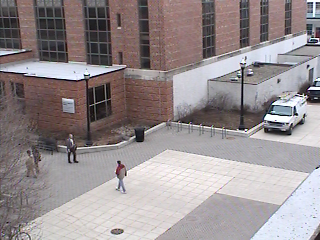
#> input picture OSU_Dataset/RGB/img_00052.bmp, 320 x 240 px, given in place of img_00041.bmp, which was not available
$ jupyter execute --allow-errors 'main - experimenting.ipynb'   (Python 2 division)
#> lines starting #> are read from the running program, lines starting #| are printed output that depends on the picture; pictures that were not available may be replaced by others from this repository, and a replacement may not be noted
### auto_tsmo.py
import cv2
import otsu

def full_method(img, L=256, M=64):
    hist = cv2.calcHist(
        [img],
        channels=[0],
        mask=None,
        histSize=[L],
        ranges=[0, L]
    )
    thresholds = otsu.modified_TSMO(hist, M=M, L=L)
    masks = otsu.multithreshold(img, thresholds)
    return thresholds, masks

### otsu.py
import numpy as np


def multithreshold(img, thresholds):
    """Multithreshold a single-channel image using provided thresholds.

    Returns boolean mask indices.
    """
    masks = np.zeros((len(thresholds) + 1, img.shape[0], img.shape[1]), bool)
    for i, t in enumerate(sorted(thresholds)):
        masks[i+1] = (img > t)
    masks[0] = ~masks[1]
    for i in range(1, len(masks) - 1):
        masks[i] = masks[i] ^ masks[i+1]
    return masks


def otsu_method(hist):
    """
    Optimized implementation of Otsu's Method algorithm.

    Adapted from https://github.com/subokita/Sandbox/blob/master/otsu.py and the Matlab implementation on Wikipedia.
    """
    num_bins = hist.shape[0]
    total = hist.sum()
    sum_total = np.dot(range(0, num_bins), hist)

    weight_background = 0.0
    sum_background = 0.0

    optimum_value = 0
    maximum = -np.inf

    for t in range(0, num_bins):
        # background weight will be incremented, while foreground's will be reduced
        weight_background += hist.item(t)
        if weight_background == 0:
            continue
        weight_foreground = total - weight_background
        if weight_foreground == 0:
            break

        sum_background += t * hist.item(t)
        mean_foreground = (sum_total - sum_background) / weight_foreground
        mean_background = sum_background / weight_background

        inter_class_variance = weight_background * weight_foreground * \
            (mean_background - mean_foreground) ** 2

        # find the threshold with maximum variances between classes
        if inter_class_variance > maximum:
            optimum_value = t
            maximum = inter_class_variance
    return optimum_value, maximum


def otsu(hist):
    pos, val = otsu_method(hist)
    return pos


def normalised_histogram_binning(hist, M=32, L=256):
    """Normalised histogram binning"""
    norm_hist = np.zeros((M, 1), dtype=np.float32)
    N = L // M
    counters = [range(x, x+N) for x in range(0, L, N)]
    for i, C in enumerate(counters):
        norm_hist[i] = 0
        for j in C:
            norm_hist[i] += hist[j]
    norm_hist = (norm_hist / norm_hist.max()) * 100
    return norm_hist


def find_valleys(H):
    """Valley estimation on *H*, H should be normalised-binned-grouped histogram."""
    hsize = H.shape[0]
    probs = np.zeros((hsize, 1), dtype=int)
    costs = np.zeros((hsize, 1), dtype=float)
    for i in range(1, hsize-1):
        if H[i] > H[i-1] or H[i] > H[i+1]:
            probs[i] = 0
        elif H[i] < H[i-1] and H[i] == H[i+1]:
            probs[i] = 1
            costs[i] = H[i-1] - H[i]
        elif H[i] == H[i-1] and H[i] < H[i+1]:
            probs[i] = 3
            costs[i] = H[i+1] - H[i]
        elif H[i] < H[i-1] and H[i] < H[i+1]:
            probs[i] = 4
            costs[i] = (H[i-1] + H[i+1]) - 2*H[i]
        elif H[i] == H[i-1] and H[i] == H[i+1]:
            probs[i] = probs[i-1]
            costs[i] = probs[i-1]
    for i in range(1, hsize-1):
        if probs[i] != 0:
            # floor devision. if > 4 = 1, else 0
            probs[i] = (probs[i-1] + probs[i] + probs[i+1]) // 4
    valleys = [i for i, x in enumerate(probs) if x > 0]
    # if maximum is not None and maximum < len(valleys):
    # valleys = sorted(valleys, key=lambda x: costs[x])[0:maximum]
    return valleys


def valley_estimation(hist, M=32, L=256):
    """Valley estimation for histogram. L should be divisible by M."""
    # Normalised histogram binning
    norm_hist = normalised_histogram_binning(hist, M, L)
    valleys = find_valleys(norm_hist)
    return valleys


def threshold_valley_regions(hist, valleys, N):
    """Perform Otsu's method over estimated valley regions.

    Returns:
        list: thresholds ordered by greatest intra-class variance.
    """
    thresholds = []
    for valley in valleys:
        start_pos = (valley * N) - N
        end_pos = (valley + 2) * N
        h = hist[start_pos:end_pos]
        sub_threshold, val = otsu_method(h)
        thresholds.append((start_pos + sub_threshold, val))
    thresholds.sort(key=lambda x: x[1], reverse=True)
    thresholds, values = [list(t) for t in zip(*thresholds)]
    return thresholds


def modified_TSMO(hist, M=32, L=256):
    """Modified Two-Stage Multithreshold Otsu Method.

    Implemented based on description in:
    Huang, D. Y., Lin, T. W., & Hu, W. C. (2011).
    Automatic multilevel thresholding based on two-stage Otsu’s method with cluster determination by valley estimation.
    International Journal of Innovative Computing, Information and Control, 7(10), 56315644.

    Args:
       hist: Histogram of grayscale image.

    Returns:
        list: List of detected thresholds ordered by greatest intra-class variance.
    """

    N = L // M
    valleys = valley_estimation(hist, M, L)
    thresholds = threshold_valley_regions(hist, valleys, N)
    return thresholds

### HistogramOfOpticalFlow.py
import numpy as np
from scipy import sqrt, pi, arctan2, cos, sin
from scipy.ndimage import uniform_filter
from skimage.feature import hog
import cv2

''' Taken with modifications from Scikit-Image version of HOG '''

''' Fix HOF: last orientation should be 'no motion' cell '''


def getFlow(imPrev, imNew):
    flow = cv2.calcOpticalFlowFarneback(imPrev, imNew, flow=None, pyr_scale=.5, levels=3, winsize=9, iterations=1, poly_n=3, poly_sigma=1.1, flags=cv2.OPTFLOW_FARNEBACK_GAUSSIAN)
    return flow

# [109 lines left out: functions get_depthFlow, hog2image, showSplit, splitIm, splitHog, not called in this run]


def hof(flow, orientations=9, pixels_per_cell=(8, 8),
        cells_per_block=(3, 3), visualise=False, normalise=False, motion_threshold=1.):

    """Extract Histogram of Optical Flow (HOF) for a given image.

    Key difference between this and HOG is that flow is MxNx2 instead of MxN


    Compute a Histogram of Optical Flow (HOF) by

        1. (optional) global image normalisation
        2. computing the dense optical flow
        3. computing flow histograms
        4. normalising across blocks
        5. flattening into a feature vector

    Parameters
    ----------
    Flow : (M, N) ndarray
        Input image (x and y flow images).
    orientations : int
        Number of orientation bins.
    pixels_per_cell : 2 tuple (int, int)
        Size (in pixels) of a cell.
    cells_per_block  : 2 tuple (int,int)
        Number of cells in each block.
    visualise : bool, optional
        Also return an image of the hof.
    normalise : bool, optional
        Apply power law compression to normalise the image before
        processing.
    static_threshold : threshold for no motion

    Returns
    -------
    newarr : ndarray
        hof for the image as a 1D (flattened) array.
    hof_image : ndarray (if visualise=True)
        A visualisation of the hof image.

    References
    ----------
    * http://en.wikipedia.org/wiki/Histogram_of_oriented_gradients

    * Dalal, N and Triggs, B, Histograms of Oriented Gradients for
      Human Detection, IEEE Computer Society Conference on Computer
      Vision and Pattern Recognition 2005 San Diego, CA, USA

    """
    flow = np.atleast_2d(flow)

    """
    -1-
    The first stage applies an optional global image normalisation
    equalisation that is designed to reduce the influence of illumination
    effects. In practice we use gamma (power law) compression, either
    computing the square root or the log of each colour channel.
    Image texture strength is typically proportional to the local surface
    illumination so this compression helps to reduce the effects of local
    shadowing and illumination variations.
    """

    if flow.ndim < 3:
        raise ValueError("Requires dense flow in both directions")

    if normalise:
        flow = sqrt(flow)

    """
    -2-
    The second stage computes first order image gradients. These capture
    contour, silhouette and some texture information, while providing
    further resistance to illumination variations. The locally dominant
    colour channel is used, which provides colour invariance to a large
    extent. Variant methods may also include second order image derivatives,
    which act as primitive bar detectors - a useful feature for capturing,
    e.g. bar like structures in bicycles and limbs in humans.
    """

    if flow.dtype.kind == 'u':
        # convert uint image to float
        # to avoid problems with subtracting unsigned numbers in np.diff()
        flow = flow.astype('float')

    gx = np.zeros(flow.shape[:2])
    gy = np.zeros(flow.shape[:2])
    # gx[:, :-1] = np.diff(flow[:,:,1], n=1, axis=1)
    # gy[:-1, :] = np.diff(flow[:,:,0], n=1, axis=0)

    gx = flow[:,:,1]
    gy = flow[:,:,0]


    """
    -3-
    The third stage aims to produce an encoding that is sensitive to
    local image content while remaining resistant to small changes in
    pose or appearance. The adopted method pools gradient orientation
    information locally in the same way as the SIFT [Lowe 2004]
    feature. The image window is divided into small spatial regions,
    called "cells". For each cell we accumulate a local 1-D histogram
    of gradient or edge orientations over all the pixels in the
    cell. This combined cell-level 1-D histogram forms the basic
    "orientation histogram" representation. Each orientation histogram
    divides the gradient angle range into a fixed number of
    predetermined bins. The gradient magnitudes of the pixels in the
    cell are used to vote into the orientation histogram.
    """

    magnitude = sqrt(gx**2 + gy**2)
    orientation = arctan2(gy, gx) * (180 / pi) % 180

    sy, sx = flow.shape[:2]
    cx, cy = pixels_per_cell
    bx, by = cells_per_block

    n_cellsx = int(np.floor(sx // cx))  # number of cells in x
    n_cellsy = int(np.floor(sy // cy))  # number of cells in y

    # compute orientations integral images
    orientation_histogram = np.zeros((n_cellsy, n_cellsx, orientations))
#     print(int(cy / 2, cy * n_cellsy, cy,  cx / 2, cx * n_cellsx, cx)
    subsample = np.index_exp[int(cy / 2):cy * n_cellsy:cy, int(cx / 2):cx * n_cellsx:cx]
    for i in range(orientations-1):
        #create new integral image for this orientation
        # isolate orientations in this range

        temp_ori = np.where(orientation < 180 / orientations * (i + 1),
                            orientation, -1)
        temp_ori = np.where(orientation >= 180 / orientations * i,
                            temp_ori, -1)
        # select magnitudes for those orientations
        cond2 = (temp_ori > -1) * (magnitude > motion_threshold)
        temp_mag = np.where(cond2, magnitude, 0)

        temp_filt = uniform_filter(temp_mag, size=(cy, cx))
#         print(subsample)
        orientation_histogram[:, :, i] = temp_filt[subsample]

    ''' Calculate the no-motion bin '''
    temp_mag = np.where(magnitude <= motion_threshold, magnitude, 0)

    temp_filt = uniform_filter(temp_mag, size=(cy, cx))
    orientation_histogram[:, :, -1] = temp_filt[subsample]

    # now for each cell, compute the histogram
    hof_image = None

    if visualise:
        from skimage import draw

        radius = min(cx, cy) // 2 - 1
        hof_image = np.zeros((sy, sx), dtype=float)
        for x in range(n_cellsx):
            for y in range(n_cellsy):
                for o in range(orientations-1):
                    centre = tuple([y * cy + cy // 2, x * cx + cx // 2])
                    dx = int(radius * cos(float(o) / orientations * np.pi))
                    dy = int(radius * sin(float(o) / orientations * np.pi))
                    rr, cc = draw.line(centre[0] - dy, centre[1] - dx,
                                            centre[0] + dy, centre[1] + dx)
                    hof_image[rr, cc] += orientation_histogram[y, x, o]

    """
    The fourth stage computes normalisation, which takes local groups of
    cells and contrast normalises their overall responses before passing
    to next stage. Normalisation introduces better invariance to illumination,
    shadowing, and edge contrast. It is performed by accumulating a measure
    of local histogram "energy" over local groups of cells that we call
    "blocks". The result is used to normalise each cell in the block.
    Typically each individual cell is shared between several blocks, but
    its normalisations are block dependent and thus different. The cell
    thus appears several times in the final output vector with different
    normalisations. This may seem redundant but it improves the performance.
    We refer to the normalised block descriptors as Histogram of Oriented
    Gradient (hog) descriptors.
    """

    n_blocksx = (n_cellsx - bx) + 1
    n_blocksy = (n_cellsy - by) + 1
    normalised_blocks = np.zeros((n_blocksy, n_blocksx,
                                  by, bx, orientations))

    for x in range(n_blocksx):
        for y in range(n_blocksy):
            block = orientation_histogram[y:y+by, x:x+bx, :]
            eps = 1e-5
            normalised_blocks[y, x, :] = block / sqrt(block.sum()**2 + eps)

    """
    The final step collects the hof descriptors from all blocks of a dense
    overlapping grid of blocks covering the detection window into a combined
    feature vector for use in the window classifier.
    """

    if visualise:
        return normalised_blocks.ravel(), hof_image
    else:
        return normalised_blocks.ravel()

### main - experimenting.ipynb
[cell 1]
# general libraries

import itertools
import cv2
import matplotlib.pyplot as plt
import numpy as np
import glob
import math
import time
import json
from sklearn.svm import LinearSVC
from joblib import dump, load
from numba import jit, njit
import numba

# specific libraries

from PlotToImage import PlotToImage
from auto_tsmo import full_method
#> (the rest of this cell did not finish here and is left out)

[cell 2]
# visualization functions

# [16 lines left out: functions ImShow, HistPlot, plot_histogram, not called in this run]

[cell 3]
# [26 lines left out: function symm, not called in this run]

[cell 4]
@njit('f8[:](u1[:,:],i4,i4)')
def whiteDensity(im, n, val):
    '''
    returns histogram containing sums of HIGH ENOUGH pixels intensities column-wise
    '''
    #new_im = cv2.threshold(im, val, 255, cv2.THRESH_BINARY)[1]
    new_im = (im > val).astype(numba.int8)
    den = np.array([np.sum(np.array([np.sum(np.array([new_im[j,i] for j in range(im.shape[0])])) for i in range(k, k+n)])) for k in range(0, im.shape[1], n)])
    den = den / np.max(den)
    return den

[cell 5]
# [9 lines left out: function grayDensity, not called in this run]

[cell 6]
# [13 lines left out: function isCorrect, not called in this run]

[cell 7]
# [19 lines left out: function getRegionsAndMasks, not called in this run]

[cell 8]
gts_folder = "Groundtruth_Markup//"

[cell 9]
video_dataset = {}
with open(gts_folder + "VIDEO_val_groundtruth.json", "r") as read_file:
#> (reads Groundtruth_Markup/VIDEO_val_groundtruth.json from the repository)
    video_dataset = json.load(read_file)

FLIR_dataset = {}
with open(gts_folder + "FLIR_val_groundtruth.json", "r") as read_file:
#> (reads Groundtruth_Markup/FLIR_val_groundtruth.json from the repository)
    FLIR_dataset = json.load(read_file)

[cell 10]
# [7 lines of commented-out code are left out]

#> (a cell that did not finish here is left out)

[cell 12]
from skimage.filters import threshold_multiotsu
import cv2

image = cv2.imread(r'C:\Users\Yuriy\Downloads\4a\img_00041.bmp', 0)
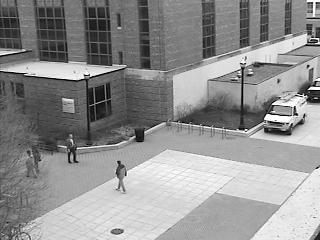
#> image: shape (240, 320); min 1, max 254, mean 144.9

thresholds = threshold_multiotsu(image, classes = 2)
#> thresholds = [145]
print(thresholds)
#| [145]
thresholds = threshold_multiotsu(image, classes = 3)
#> thresholds = [113, 183]
print(thresholds)
#| [113 183]
thresholds = threshold_multiotsu(image, classes = 4)
#> thresholds = [87, 138, 191]
print(thresholds)
#| [ 87 138 191]

[cell 13]
filtered_cnts = []

#> (the rest of this cell did not finish here and is left out)

[cell 14]
# [45 lines left out: functions getRects, filterRects, not called in this run]

[cell 15]
# [18 lines left out: functions drawRects, saveRects, not called in this run]

[cell 16]
@njit('b1[:](u1[:,:],i8)')
def getSymm_(im, thresh_val):
    '''
    finds symmetry on given image and returns symmetry mask and corresponding image
    '''
    N = 8
    den = whiteDensity(im, n = N, val = thresh_val)

    sym = symm(den, 0.1)
    sym = np.array([[sym[i] for j in range(N)] for i in range(len(sym))]).reshape(-1,)

    return sym

[cell 17]
def getSymm(im):
    '''
    finds symmetry on given image and returns symmetry mask and corresponding image
    '''
    thresholds, masks = full_method(im, L = 2**8, M=128)
    thresh_val = thresholds[-1]

    return getSymm_(im, thresh_val)

[cell 18]
# [7 lines left out: function getSymmImage, not called in this run]

[cell 19]
# [5 lines left out: function add_text_to_frame, not called in this run]

[cell 20]
im = cv2.imread(r'C:\Users\Yuriy\Downloads\FLIR\FLIR_ADAS\validation\PreviewData\FLIR_08916.jpeg', 0)
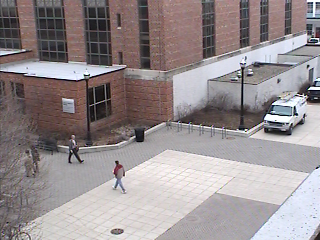
#> input picture OSU_Dataset/RGB/img_00058.bmp, 320 x 240 px, given in place of FLIR_08916.jpeg, which was not available
im = cv2.resize(im, (im.shape[1] // 2, im.shape[0] // 2))
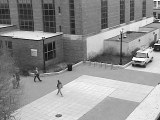
#> im: shape (120, 160); min 11, max 254, mean 145
plt.imshow(im, 'gray')

[cell 21]
im = cv2.imread(r'C:\Users\Yuriy\Dropbox\Project&Practice\HumanDetection\VIDEO_Dataset\Frames\video_frame_1375.jpeg', 0)
#> (the rest of this cell did not finish here and is left out)

#> in full_method, `hist = cv2.calcHist( [img], channels=[0], mask=None, histSize=[L], ran..`: hist = 256 values, max 1058 at index 167, min 0 at index 0, mean 300
#> after the loop in normalised_histogram_binning, `for i, C in enumerate(counters):`: norm_hist = 128 values, max 2058 at index 83, min 24 at index 0, mean 600
#> in normalised_histogram_binning, `norm_hist = (norm_hist / norm_hist.max()) * 100`: norm_hist = 128 values, max 100 at index 83, min 1.17 at index 0, mean 29.15
#> after the loop in find_valleys, `for i in range(1, hsize-1):`: costs = 128 values, max 7.63 at index 21, min 0 at index 0, mean 0.577; probs = 128 values, max 4 at index 7, min 0 at index 0, mean 0.672
#> after the loop in find_valleys, `for i in range(1, hsize-1):`: probs = 128 values, max 1 at index 7, min 0 at index 0, mean 0.164
#> in find_valleys, `valleys = [i for i, x in enumerate(probs) if x > 0]`: valleys = [7, 14, 21, 25, 28, 32, 36, 41, 43, 45, 48, 51, 53, 57, 63, 65, 75, 77, 91, 108, 124]
#> the loop in threshold_valley_regions, `for valley in valleys:` made 21 passes
#> (valley, start_pos, end_pos, h, total in otsu_method, sum_total in otsu_method, val) on passes 1 to 6: (7, 12, 18, [15, 23, 20, 11, 19, 16], 104, [252], [24373.3]), (14, 26, 32, [69, 85, 70, 68, 69, 100], 461, [1205], [520282.9]), (21, 40, 46, [145, 157, 114, 150, 173, 210], 949, [2577], [2252211]), (25, 48, 54, [192, 186, 185, 191, 193, 206], 1153, [2931], [3065456.1]), (28, 54, 60, [181, 196, 187, 185, 208, 209], 1166, [3002], [3115586.1]), (32, 62, 68, [255, 261, 240, 261, 268, 285], 1570, [4021], [5722077.2])
#> after the loop in threshold_valley_regions, `for valley in valleys:`: thresholds = 21 items, first 6: (14, [24373.3]), (28, [520282.9]), (42, [2252211]), (50, [3065456.1]), (56, [3115586.1]), (64, [5722077.2])
#> in threshold_valley_regions, `thresholds, values = [list(t) for t in zip(*thresholds)]`: thresholds = [216, 114, 106, 102, 96, 130, 126, 90, 86, 82, 72, 64, 154, 150, 56, 50, 42, 182, 28, 248, 14]; values = [[39224664.5], [17784169.7], [16073069.6], [15864496.4], [14993196.7], [14686006.7], [13953764.5], [12010889.5], [11849378.3], [11074238], [10822375.5], [5722077.2], [5316547.2], [4762011.3], [3115586.1], [3065456.1], [2252211], [1108842.9], [520282.9], [252972.2], [24373.3]]
#> the loop in multithreshold, `for i, t in enumerate(sorted(thresholds)):` made 21 passes
#> t on passes 1 to 8: 14, 28, 42, 50, 56, 64, 72, 82
#> the loop in multithreshold, `for i in range(1, len(masks) - 1):` made 20 passes
#> in getSymm, `thresh_val = thresholds[-1]`: thresh_val = 14

[cell 22]
im = cv2.resize(im, (im.shape[1] // 2, im.shape[0] // 2))

[cell 23]
im.shape

[cell 24]
(im.shape[0] // 2, im.shape[1] // 2)

[cell 25]
plt.imshow(im, 'gray')

[cell 26]
from HistogramOfOpticalFlow import hof

[cell 27]
im1 = cv2.imread(r'C:\Users\Yuriy\Dropbox\Project&Practice\HumanDetection\VIDEO_Dataset\Frames\video_frame_1375.jpeg', 0)
im2 = cv2.imread(r'C:\Users\Yuriy\Dropbox\Project&Practice\HumanDetection\VIDEO_Dataset\Frames\video_frame_1376.jpeg', 0)
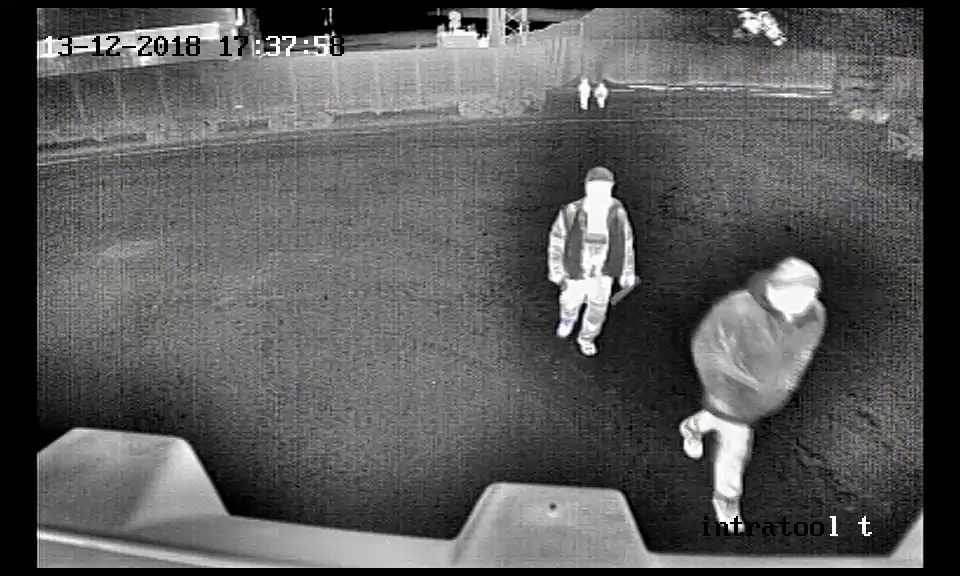
#> input picture VIDEO_Dataset/Frames/video_frame_1376.jpeg, 960 x 576 px, found by its file name

[cell 28]
part1 = im1[240:-40,660:840]
#> part1 = empty array
part2 = im2[240:-40,660:840]
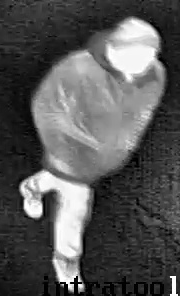
#> part2: shape (296, 180); min 0, max 255, mean 86.2

[cell 29]
plt.imshow(part1)
plt.show()
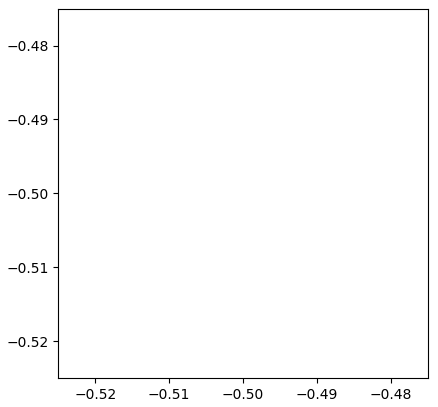
#> figure drawn by matplotlib, 1 panel
plt.imshow(part2)
plt.show()

[cell 30]
width = 64
height = 128

#> (the rest of this cell did not finish here and is left out)

[cell 31]
def getHOOF(im_path1, im_path2, cnt):
#> called with cnt = (100, 100, 50, 60)
    x,y,w,h = cnt
    part1 = cv2.imread(im_path1, 0)[y:y+h,x:x+w]
    part2 = cv2.imread(im_path2, 0)[y:y+h,x:x+w]
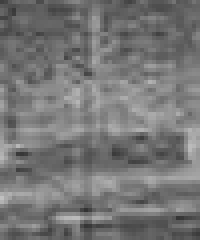
#> part2: shape (60, 50) (shown 4 times larger); min 51, max 192, mean 118.1

    width = 64
    height = 128

    resized1 = cv2.resize(part1, (width, height), interpolation = cv2.INTER_LINEAR)
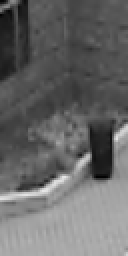
#> resized1: shape (128, 64) (shown 2 times larger); min 2, max 231, mean 103.6
    resized2 = cv2.resize(part2, (width, height), interpolation = cv2.INTER_LINEAR)
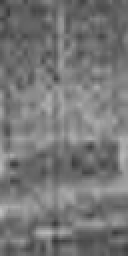
#> resized2: shape (128, 64) (shown 2 times larger); min 55, max 191, mean 117.9

    flow = cv2.calcOpticalFlowFarneback(resized1, resized2, flow=None, pyr_scale=.5,
                levels=3, winsize=9, iterations=1, poly_n=3, poly_sigma=1.1,
                                        flags=cv2.OPTFLOW_FARNEBACK_GAUSSIAN)

    return hof(flow, orientations=9, pixels_per_cell=(8, 8), cells_per_block=(2, 2))
#> in hof, `gx = flow[:,:,1]`:
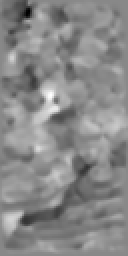
#> gx: shape (128, 64) float32 (shown 2 times larger); min -14.77, max 12.87, mean 0.107; drawn with min black and max white

[cell 32]
getHOOF(r'C:\Users\Yuriy\Dropbox\Project&Practice\HumanDetection\VIDEO_Dataset\Frames\video_frame_1375.jpeg',
        r'C:\Users\Yuriy\Dropbox\Project&Practice\HumanDetection\VIDEO_Dataset\Frames\video_frame_1376.jpeg',
        (100,100,50,60))
#> (the call stopped at in hof, `magnitude = sqrt(gx**2 + gy**2)`: scipy is not available in this run)
#> (the rest of the program and of its run is left out)
